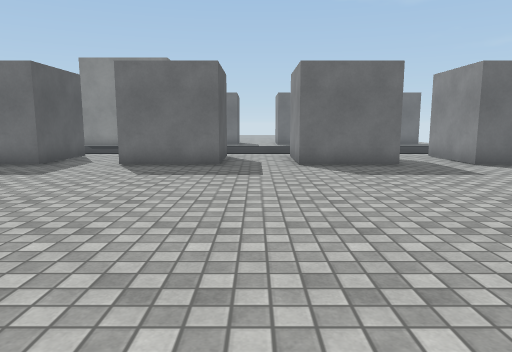
View 1 (above)

24 first-person views from a walk through a Unity game level. The camera is 1.2 m above the floor, tilts 8° down and sees 70° across. The floor is counted in squares, 1 m on a side. Each view is taken from the middle of a square. On the plan, view 1 faces up. The plan holds only what a view shows up to about 15 squares ahead; the rest is blank. The place goes on beyond the plan. The player is left out. Surface patterns are stand-ins for the level's own textures.

View 2
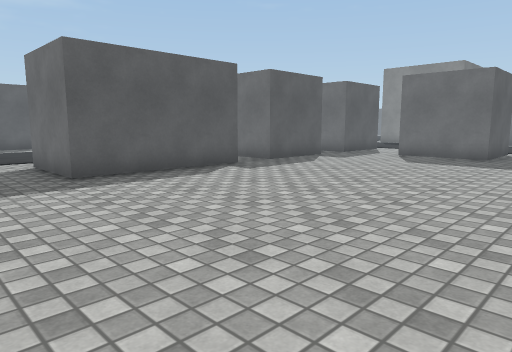

View 3
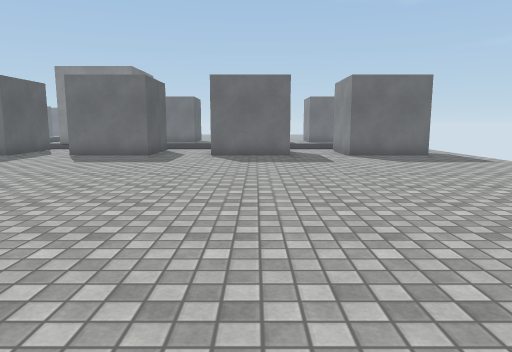

View 4
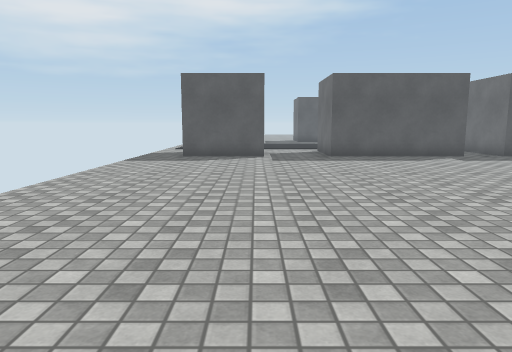

View 5
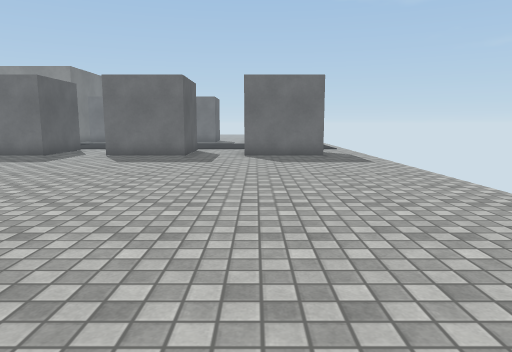

View 6
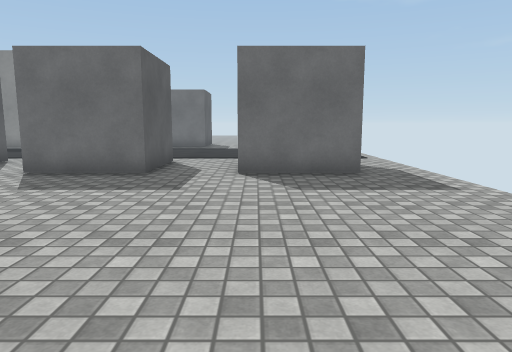

View 7
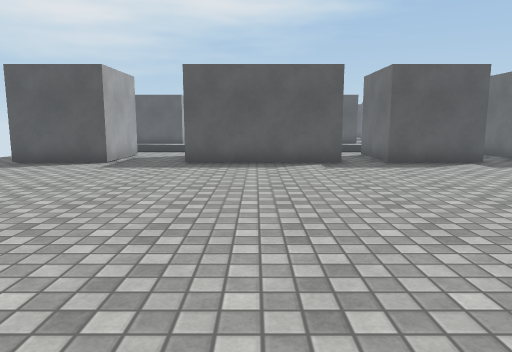

View 8
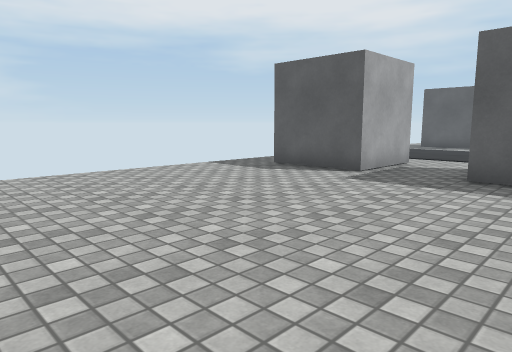

View 9
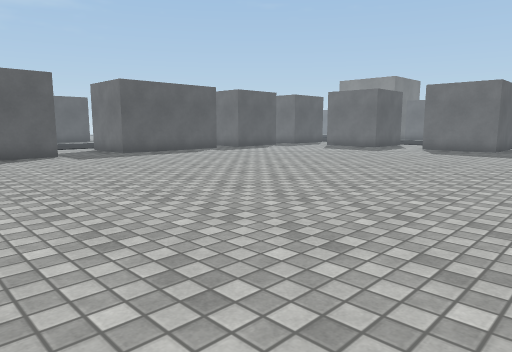

View 10
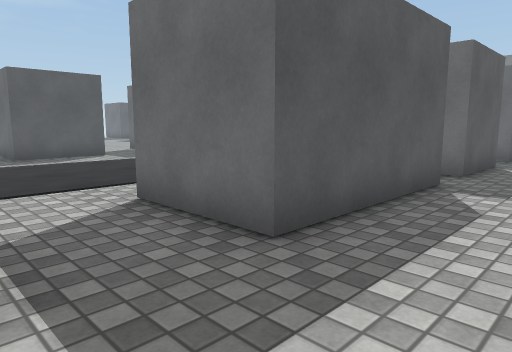

View 11
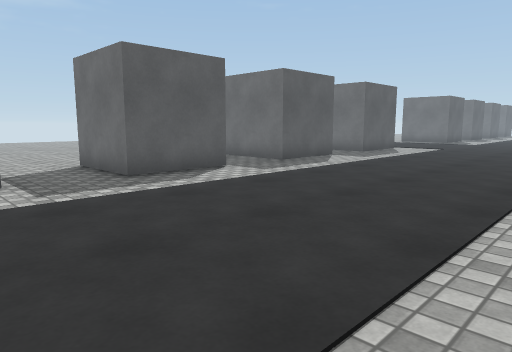

View 12
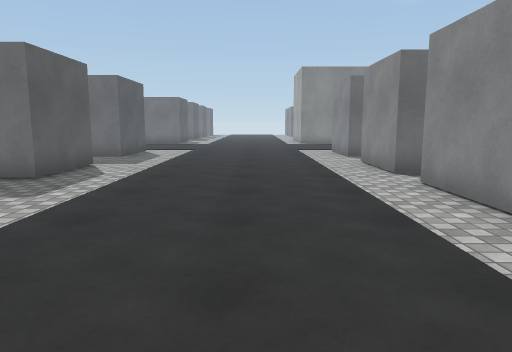

View 13
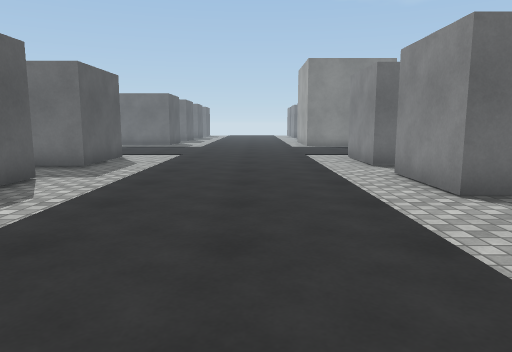

View 14
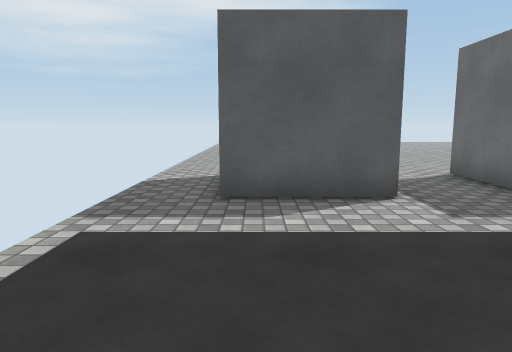

View 15
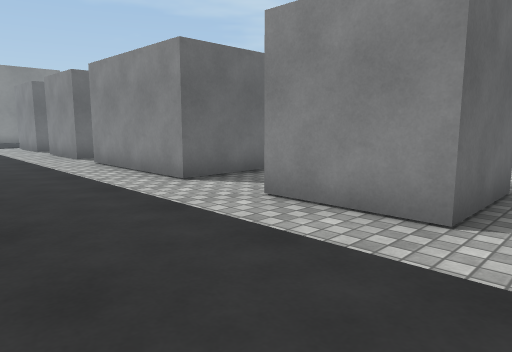

View 16
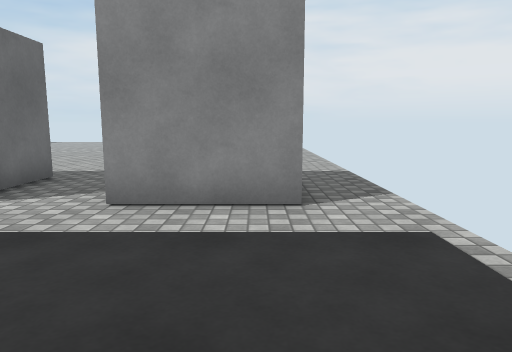

View 17
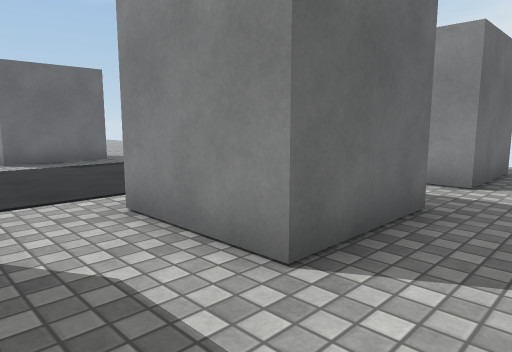

View 18
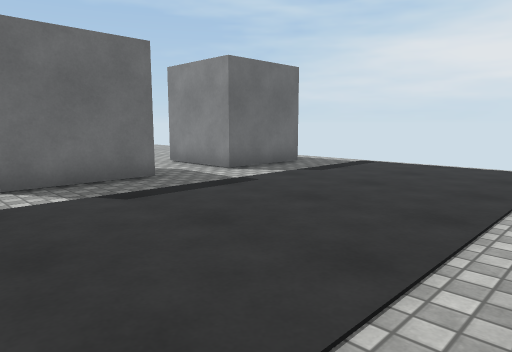

View 19
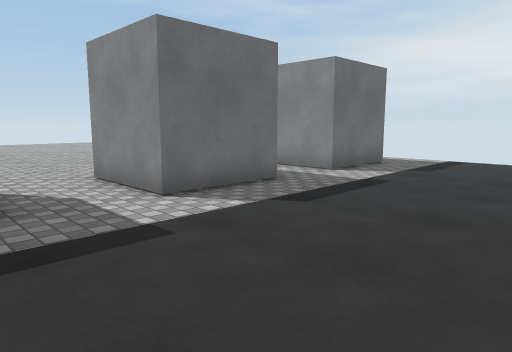

View 20
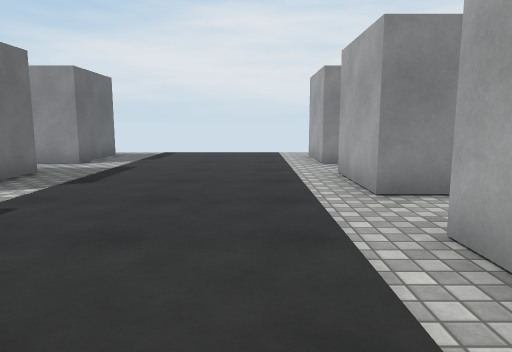

View 21
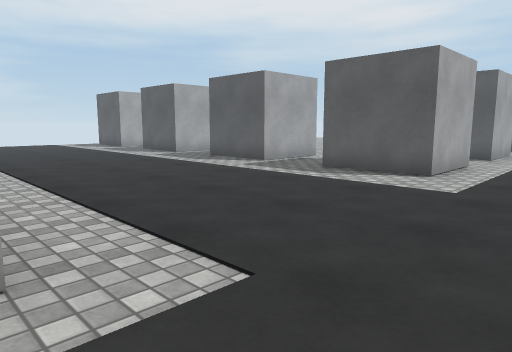

View 22
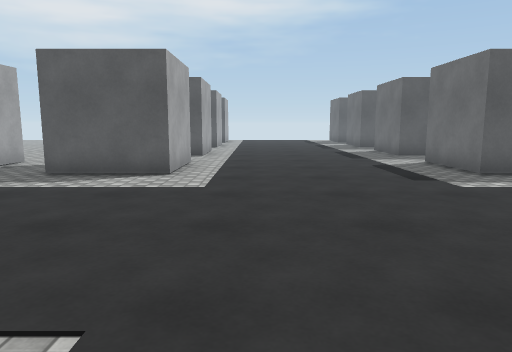

View 23
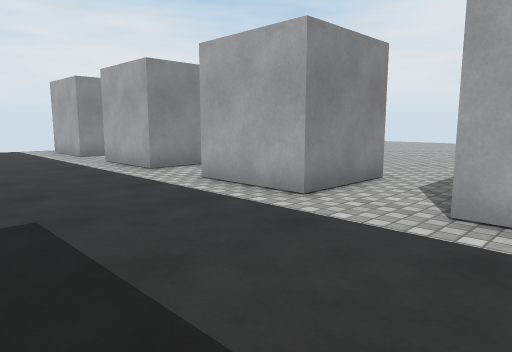

View 24
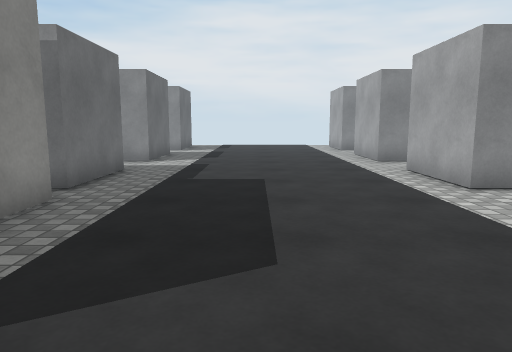

### Floor plan
Points are (right, up) in squares from view 1. A wall is a line through its corners. A room is listed if a view was taken in it or the views show most of it. See-through windows are left out.
Room 1 (views 1, 2, 3, 4, 5, 6, 7, 8, 9, 10, 17, 18)
walls: (-6.5, 4.8) (-6.5, -0.2) (-9.5, -0.2); (-6.5, 9.2) (-6.5, 6.2); (9.6, 10.9) (6.6, 10.9) (6.6, 13.9); (4.3, 13.9) (4.3, 10.9) (1.3, 10.9) (1.3, 13.9); (-1.1, 13.9) (-1.1, 10.9) (-4.1, 10.9) (-4.1, 13.9); (-9.5, -2.7) (-6.5, -2.7) (-6.5, -5.7) (-9.5, -5.7); (-6.5, 13.9) (-6.5, 10.9) (-9.5, 10.9)
ways out: opening at (-9, -7) to room 2; opening at (-9, -1.5) to room 2; opening at (-9, 10) to room 2; opening at (-5.5, 14.5) to room 2; opening at (0, 14) to room 2; opening at (5.5, 14.5) to room 2; opening at (10.5, 14.5) to room 2
Room 2 (views 11, 12, 13, 14, 15, 16, 19, 20, 21, 22, 23, 24)
walls: (-9.5, 10.9) (-9.5, 14); (-7.2, 13.9) (-6.5, 13.9); (-9.5, 6.2) (-9.5, 9.2); (-4.1, 13.9) (-1.1, 13.9); (-21.1, 13.9) (-18.1, 13.9) (-18.1, 10.7) (-19.6, 10.7); (-21.1, 8.3) (-18.1, 8.3) (-18.1, 5.3) (-21, 5.3); (-5, 21.4) (-6.2, 21.4); (-18.1, 22.4) (-18.1, 21.6) (-21.1, 21.6); (-18.1, 2.9) (-18.1, -0.2) (-21.1, -0.2); (1.3, 13.9) (4.3, 13.9); (-9.5, -0.2) (-9.5, 4.8); (-1, 21.6) (-4.1, 21.6); (-26.4, 13.9) (-23.3, 13.9); (-23.3, 22.8) (-23.3, 21.6) (-24.1, 21.6); (-18.1, -2.5) (-18.1, -5.6); (4.4, 21.6) (1.3, 21.6) (1.3, 23.5); (6.6, 13.9) (9.6, 13.9); (-9.5, -5.7) (-9.5, -2.7); (9.6, 21.6) (6.6, 21.6) (6.6, 23.5)
ways out: opening at (-9, -7) to room 1; opening at (-9, -1.5) to room 1; opening at (-9, 10) to room 1; opening at (-5.5, 14.5) to room 1; opening at (0, 14) to room 1; opening at (5.5, 14.5) to room 1; opening at (10.5, 14.5) to room 1; opening at (-22.5, -6.5); opening at (-22, -1.5); opening at (-22, 14)

Positions as (right, up) in squares from view 1, and headings:
1: (0, 0), facing up
2: (2, -3), facing up-left
3: (3, -3), facing up
4: (7, -3), facing left
5: (7, -3), facing up
6: (7, 2), facing up
7: (5, 2), facing left
8: (2, 2), facing down-left
9: (8, -7), facing up-left
10: (-4, -3), facing up-left
11: (-10, -4), facing up-left
12: (-13, -3), facing up
13: (-13, 0), facing up
14: (-12, -5), facing left
15: (-14, -7), facing up-right
16: (-15, -5), facing right
17: (-1, 9), facing up-right
18: (0, 14), facing up-right
19: (-2, 16), facing up-right
20: (-5, 16), facing right
21: (-9, 17), facing down-left
22: (-9, 16), facing left
23: (-8, 19), facing down-right
24: (-11, 18), facing right
